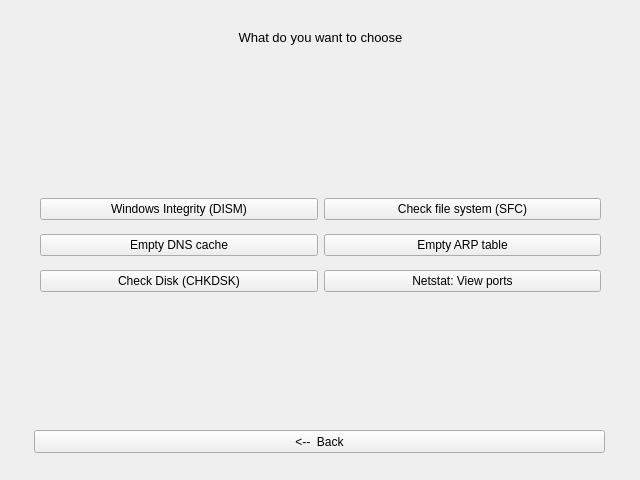
<?xml version="1.0" encoding="UTF-8"?>
<ui version="4.0">
 <class>Finestra</class>
 <widget class="QMainWindow" name="Finestra">
  <property name="enabled">
   <bool>true</bool>
  </property>
  <property name="geometry">
   <rect>
    <x>0</x>
    <y>0</y>
    <width>640</width>
    <height>480</height>
   </rect>
  </property>
  <property name="minimumSize">
   <size>
    <width>640</width>
    <height>480</height>
   </size>
  </property>
  <property name="maximumSize">
   <size>
    <width>640</width>
    <height>480</height>
   </size>
  </property>
  <property name="windowTitle">
   <string>Windows 10 tools</string>
  </property>
  <property name="windowIcon">
   <iconset>
    <normaloff>../icon.ico</normaloff>../icon.ico</iconset>
  </property>
  <property name="autoFillBackground">
   <bool>false</bool>
  </property>
  <property name="documentMode">
   <bool>false</bool>
  </property>
  <widget class="QWidget" name="Spazio">
   <property name="maximumSize">
    <size>
     <width>640</width>
     <height>480</height>
    </size>
   </property>
   <widget class="QLabel" name="label">
    <property name="geometry">
     <rect>
      <x>110</x>
      <y>30</y>
      <width>421</width>
      <height>41</height>
     </rect>
    </property>
    <property name="text">
     <string>&lt;html&gt;&lt;head/&gt;&lt;body&gt;&lt;p&gt;&lt;span style=&quot; font-size:10pt;&quot;&gt;What do you want to choose&lt;/span&gt;&lt;/p&gt;&lt;/body&gt;&lt;/html&gt;</string>
    </property>
    <property name="textFormat">
     <enum>Qt::RichText</enum>
    </property>
    <property name="alignment">
     <set>Qt::AlignHCenter|Qt::AlignTop</set>
    </property>
   </widget>
   <widget class="QWidget" name="verticalLayoutWidget_2">
    <property name="geometry">
     <rect>
      <x>40</x>
      <y>190</y>
      <width>561</width>
      <height>111</height>
     </rect>
    </property>
    <layout class="QVBoxLayout" name="verticalLayout">
     <item>
      <layout class="QHBoxLayout" name="horizontalLayout_3">
       <item>
        <widget class="QPushButton" name="runDismCommand">
         <property name="text">
          <string>Windows Integrity (DISM)</string>
         </property>
        </widget>
       </item>
       <item>
        <widget class="QPushButton" name="runSfcCommand">
         <property name="text">
          <string>Check file system (SFC)</string>
         </property>
        </widget>
       </item>
      </layout>
     </item>
     <item>
      <layout class="QHBoxLayout" name="horizontalLayout_2">
       <item>
        <widget class="QPushButton" name="emptyDnsCache">
         <property name="text">
          <string>Empty DNS cache</string>
         </property>
        </widget>
       </item>
       <item>
        <widget class="QPushButton" name="emptyArpTable">
         <property name="text">
          <string>Empty ARP table</string>
         </property>
        </widget>
       </item>
      </layout>
     </item>
     <item>
      <layout class="QHBoxLayout" name="horizontalLayout">
       <item>
        <widget class="QPushButton" name="runChkdskCommand">
         <property name="text">
          <string>Check Disk (CHKDSK)</string>
         </property>
        </widget>
       </item>
       <item>
        <widget class="QPushButton" name="runNetstatPortCommand">
         <property name="text">
          <string>Netstat: View ports</string>
         </property>
        </widget>
       </item>
      </layout>
     </item>
    </layout>
   </widget>
   <widget class="QPushButton" name="back">
    <property name="geometry">
     <rect>
      <x>34</x>
      <y>430</y>
      <width>571</width>
      <height>23</height>
     </rect>
    </property>
    <property name="text">
     <string>&lt;--  Back</string>
    </property>
   </widget>
  </widget>
 </widget>
 <tabstops>
  <tabstop>runDismCommand</tabstop>
  <tabstop>runSfcCommand</tabstop>
  <tabstop>emptyDnsCache</tabstop>
  <tabstop>emptyArpTable</tabstop>
  <tabstop>runChkdskCommand</tabstop>
  <tabstop>runNetstatPortCommand</tabstop>
  <tabstop>back</tabstop>
 </tabstops>
 <resources/>
 <connections/>
</ui>
